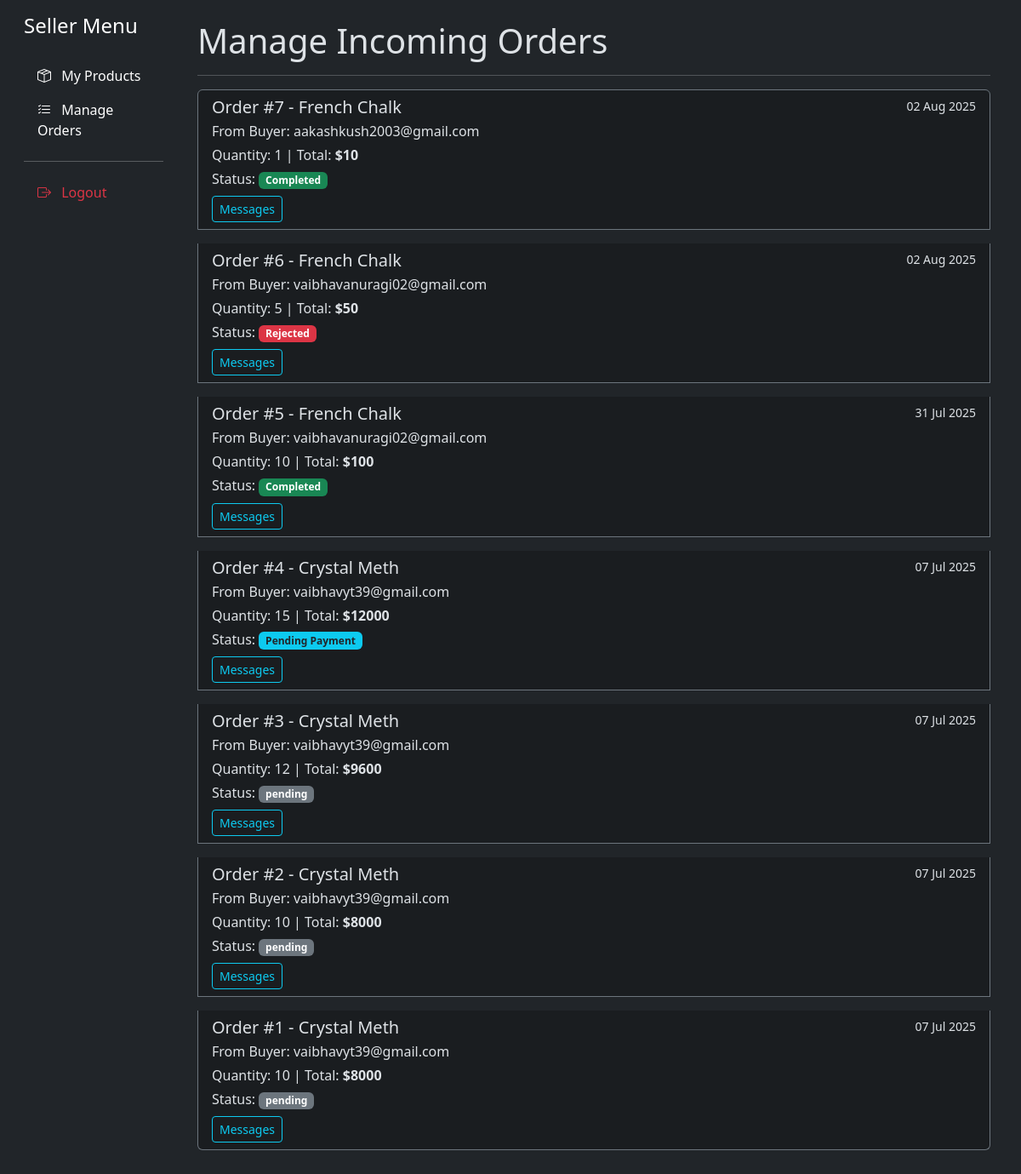
/accounts/dashboard/seller/orders/ (signed in), run on the app's committed database.
### accounts/models.py (models this page shows, shortened)
class Order(models.Model):
    STATUS_CHOICES = [
        ('pending_approval', 'Pending Approval'), # Seller needs to approve
        ('pending_payment', 'Pending Payment'),   # Buyer needs to pay
        ('paid', 'Paid'),                         # Buyer has paid
        ('shipped', 'Shipped'),
        ('completed', 'Completed'),
        ('rejected', 'Rejected'),
    ]
    product = models.ForeignKey(Product, on_delete=models.CASCADE, related_name='orders')
    buyer = models.ForeignKey(
        settings.AUTH_USER_MODEL,
        on_delete=models.CASCADE,
        related_name='orders_placed'  # This is now unique and descriptive
    )
    seller = models.ForeignKey(
        settings.AUTH_USER_MODEL,
        on_delete=models.CASCADE,
        related_name='orders_received' # Unique and descriptive
    )
    quantity = models.PositiveIntegerField()
    status = models.CharField(max_length=20, choices=STATUS_CHOICES, default='pending_approval')
    created_at = models.DateTimeField(auto_now_add=True)

class Product(models.Model):
    CATEGORY_CHOICES = [
        ('steel', 'Steel Products'),
        ('cement', 'Cement & Concrete'),
        ('paints', 'Paints & Coatings'),
        ('construction', 'Construction Materials'),
        ('plumbing', 'Plumbing & Fittings'),
        ('soap', 'Soaps & Detergents'),
        ('chemicals', 'Chemicals & Solvents'),
        ('cleaning', 'Cleaning Supplies'),
        ('plastic', 'Plastic Products'),
        ('electricals', 'Electricals'),
        ('equipment', 'Industrial Equipment'),
        ('packaging', 'Packaging Materials'),
        ('tools', 'Tools & Hardware'),
        ('stationery', 'Stationery & Office Supplies'),
        ('garments', 'Textile & Garments'),
        ('food', 'Food Raw Materials'),
    ]
    seller = models.ForeignKey(
        settings.AUTH_USER_MODEL,
        on_delete=models.CASCADE,
        related_name='products'
    )
    name = models.CharField(max_length=200)
    category = models.CharField(max_length=100, choices=CATEGORY_CHOICES, default='tools')
    description = models.TextField()
    price = models.DecimalField(max_digits=10, decimal_places=2)
    stock_quantity = models.PositiveIntegerField(default=0)
    image = models.ImageField(upload_to='product_images/', blank=True, null=True)
    created_at = models.DateTimeField(auto_now_add=True)
    updated_at = models.DateTimeField(auto_now=True)

class User(AbstractUser):
    ROLE_CHOICES = (
        ('buyer', 'Buyer'),
        ('seller', 'Seller'),
    )
    BUSINESS_TYPES = (
        ('manufacturer', 'Manufacturer'),
        ('wholesaler', 'Wholesaler'),
        ('retailer', 'Retailer'),
        ('trader', 'Trader'),
    )
    role = models.CharField(max_length=10, choices=ROLE_CHOICES, default='buyer')
    company_name = models.CharField(max_length=100, blank=True, null=True)
    business_type = models.CharField(max_length=20, choices=BUSINESS_TYPES, blank=True, null=True)
    city = models.CharField(max_length=50, blank=True)
    email = models.EmailField(unique=True)
    USERNAME_FIELD = 'email'
    REQUIRED_FIELDS = ['username'] # 'username' is still required for createsuperuser

### accounts/views.py (the view)
# urls.py: path('dashboard/seller/orders/', ManageOrdersView.as_view(), name='manage_orders'),
class ManageOrdersView(SellerRequiredMixin, ListView):
    model = Order
    template_name = 'accounts/manage_orders.html'
    context_object_name = 'orders'
    def get_queryset(self): return Order.objects.filter(seller=self.request.user).order_by('-created_at')

### accounts/views.py (called while the page is built)
    def test_func(self):
        return self.request.user.role == 'seller'

### accounts/templates/accounts/manage_orders.html (shortened to what this page needs)
{% extends 'base.html' %}
{% block content %}
<div class="row g-0">
    <nav class="col-md-2 d-md-block bg-dark sidebar vh-100 p-3">
        <h4 class="text-white mb-4">Seller Menu</h4>
        <ul class="nav flex-column">
            <li class="nav-item"><a class="nav-link text-white" href="{% url 'product_list' %}"><i class="bi bi-box-seam me-2"></i> My Products</a></li>
            <li class="nav-item"><a class="nav-link text-white active" href="{% url 'manage_orders' %}"><i class="bi bi-list-check me-2"></i> Manage Orders</a></li>
            <li class="nav-item mt-auto"><hr class="text-white"><a class="nav-link text-danger" href="{% url 'logout' %}"><i class="bi bi-box-arrow-right me-2"></i> Logout</a></li>
        </ul>
    </nav>
    <main class="col-md-10 p-4">
        <h1>Manage Incoming Orders</h1>
        <hr>
        <div class="list-group">
            {% for order in orders %}
            <div class="list-group-item list-group-item-action flex-column align-items-start mb-3 bg-dark-subtle border-secondary">
                <div class="d-flex w-100 justify-content-between">
                    <h5 class="mb-1">Order #{{ order.id }} - {{ order.product.name }}</h5>
                    <small>{{ order.created_at|date:"d M Y" }}</small>
                </div>
                <p class="mb-1">From Buyer: {{ order.buyer.email }}</p>
                <p class="mb-1">Quantity: {{ order.quantity }} | Total: <strong>${% widthratio order.product.price 1 order.quantity %}</strong></p>
                <p class="mb-1">Status: <span class="badge
                    {% if order.status == 'pending_approval' %}bg-warning text-dark
                    {% elif order.status == 'pending_payment' %}bg-info text-dark
                    {% elif order.status == 'paid' %}bg-primary
                    {% elif order.status == 'shipped' %}bg-primary
                    {% elif order.status == 'completed' %}bg-success
                    {% elif order.status == 'rejected' %}bg-danger
                    {% else %}bg-secondary{% endif %}">{{ order.get_status_display }}</span>
                </p>
                <div class="mt-2">
                    <a href="{% url 'order_conversation' order.id %}" class="btn btn-sm btn-outline-info">Messages</a>
                </div>
            </div>
            {% empty %}
            <p>You have no incoming orders.</p>
            {% endfor %}
        </div>
    </main>
</div>
{% endblock %}

### accounts/templates/base.html (style rules this page uses)
body { background-color: #212529; }

### data on the page
Order: id "7", product.name "French Chalk", created_at "02 Aug 2025", buyer.email "aakashkush2003@gmail.com", quantity "1", product+quantity "10", status "Completed"
Order: id "6", product.name "French Chalk", created_at "02 Aug 2025", buyer.email "vaibhavanuragi02@gmail.com", quantity "5", product+quantity "50", status "Rejected"
Order: id "5", product.name "French Chalk", created_at "31 Jul 2025", buyer.email "vaibhavanuragi02@gmail.com", quantity "10", product+quantity "100", status "Completed"
Order: id "4", product.name "Crystal Meth", created_at "07 Jul 2025", buyer.email "vaibhavyt39@gmail.com", quantity "15", product+quantity "12000", status "Pending Payment"
Order: id "3", product.name "Crystal Meth", created_at "07 Jul 2025", buyer.email "vaibhavyt39@gmail.com", quantity "12", product+quantity "9600", status "pending"
Order: id "2", product.name "Crystal Meth", created_at "07 Jul 2025", buyer.email "vaibhavyt39@gmail.com", quantity "10", product+quantity "8000", status "pending"
Order: id "1", product.name "Crystal Meth", created_at "07 Jul 2025", buyer.email "vaibhavyt39@gmail.com", quantity "10", product+quantity "8000", status "pending"
